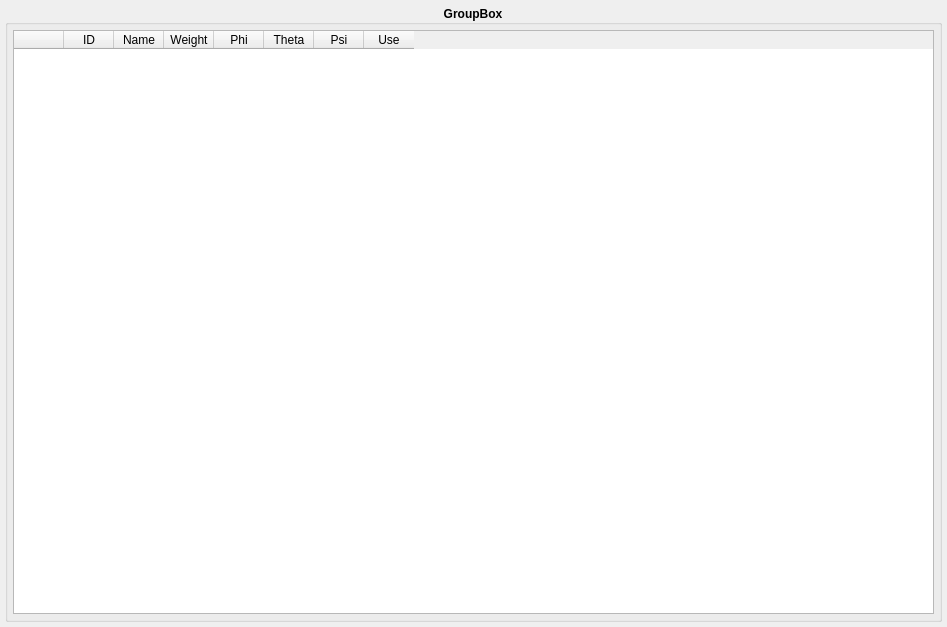
<?xml version="1.0" encoding="UTF-8"?>
<ui version="4.0">
 <class>orbitaltable</class>
 <widget class="QWidget" name="orbitaltable">
  <property name="geometry">
   <rect>
    <x>0</x>
    <y>0</y>
    <width>947</width>
    <height>627</height>
   </rect>
  </property>
  <property name="windowTitle">
   <string>Form</string>
  </property>
  <layout class="QHBoxLayout" name="horizontalLayout">
   <property name="leftMargin">
    <number>5</number>
   </property>
   <property name="topMargin">
    <number>5</number>
   </property>
   <property name="rightMargin">
    <number>5</number>
   </property>
   <property name="bottomMargin">
    <number>5</number>
   </property>
   <item>
    <widget class="QGroupBox" name="groupbox">
     <property name="font">
      <font>
       <weight>75</weight>
       <bold>true</bold>
      </font>
     </property>
     <property name="title">
      <string>GroupBox</string>
     </property>
     <property name="alignment">
      <set>Qt::AlignCenter</set>
     </property>
     <layout class="QHBoxLayout" name="horizontalLayout_2">
      <property name="leftMargin">
       <number>5</number>
      </property>
      <property name="topMargin">
       <number>5</number>
      </property>
      <property name="rightMargin">
       <number>5</number>
      </property>
      <property name="bottomMargin">
       <number>5</number>
      </property>
      <item>
       <widget class="QTableWidget" name="table">
        <property name="font">
         <font>
          <weight>50</weight>
          <bold>false</bold>
         </font>
        </property>
        <property name="horizontalScrollBarPolicy">
         <enum>Qt::ScrollBarAlwaysOff</enum>
        </property>
        <property name="showDropIndicator" stdset="0">
         <bool>false</bool>
        </property>
        <property name="alternatingRowColors">
         <bool>true</bool>
        </property>
        <property name="wordWrap">
         <bool>false</bool>
        </property>
        <attribute name="horizontalHeaderMinimumSectionSize">
         <number>10</number>
        </attribute>
        <attribute name="horizontalHeaderDefaultSectionSize">
         <number>50</number>
        </attribute>
        <attribute name="verticalHeaderVisible">
         <bool>false</bool>
        </attribute>
        <column>
         <property name="text">
          <string/>
         </property>
        </column>
        <column>
         <property name="text">
          <string>ID</string>
         </property>
        </column>
        <column>
         <property name="text">
          <string>Name</string>
         </property>
        </column>
        <column>
         <property name="text">
          <string>Weight</string>
         </property>
        </column>
        <column>
         <property name="text">
          <string>Phi</string>
         </property>
        </column>
        <column>
         <property name="text">
          <string>Theta</string>
         </property>
        </column>
        <column>
         <property name="text">
          <string>Psi</string>
         </property>
        </column>
        <column>
         <property name="text">
          <string>Use</string>
         </property>
        </column>
       </widget>
      </item>
     </layout>
    </widget>
   </item>
  </layout>
 </widget>
 <resources/>
 <connections/>
</ui>
